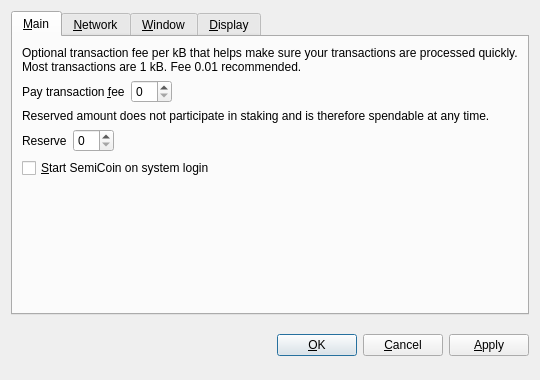
<?xml version="1.0" encoding="UTF-8"?>
<ui version="4.0">
 <class>OptionsDialog</class>
 <widget class="QDialog" name="OptionsDialog">
  <property name="geometry">
   <rect>
    <x>0</x>
    <y>0</y>
    <width>540</width>
    <height>380</height>
   </rect>
  </property>
  <property name="windowTitle">
   <string>Options</string>
  </property>
  <property name="modal">
   <bool>true</bool>
  </property>
  <layout class="QVBoxLayout" name="verticalLayout">
   <item>
    <widget class="QTabWidget" name="tabWidget">
     <property name="tabPosition">
      <enum>QTabWidget::North</enum>
     </property>
     <property name="currentIndex">
      <number>0</number>
     </property>
     <widget class="QWidget" name="tabMain">
      <attribute name="title">
       <string>&amp;Main</string>
      </attribute>
      <layout class="QVBoxLayout" name="verticalLayout_Main">
       <item>
        <widget class="QLabel" name="transactionFeeInfoLabel">
         <property name="text">
          <string>Optional transaction fee per kB that helps make sure your transactions are processed quickly. Most transactions are 1 kB. Fee 0.01 recommended.</string>
         </property>
         <property name="textFormat">
          <enum>Qt::PlainText</enum>
         </property>
         <property name="wordWrap">
          <bool>true</bool>
         </property>
        </widget>
       </item>
       <item>
        <layout class="QHBoxLayout" name="horizontalLayoutFee">
         <item>
          <widget class="QLabel" name="transactionFeeLabel">
           <property name="text">
            <string>Pay transaction &amp;fee</string>
           </property>
           <property name="textFormat">
            <enum>Qt::PlainText</enum>
           </property>
           <property name="buddy">
            <cstring>transactionFee</cstring>
           </property>
          </widget>
         </item>
         <item>
          <widget class="BitcoinAmountField" name="transactionFee"/>
         </item>
         <item>
          <spacer name="horizontalSpacerFee">
           <property name="orientation">
            <enum>Qt::Horizontal</enum>
           </property>
           <property name="sizeHint" stdset="0">
            <size>
             <width>40</width>
             <height>20</height>
            </size>
           </property>
          </spacer>
         </item>
        </layout>
       </item>
       <item>
        <widget class="QLabel" name="reserveBalanceInfoLabel">
         <property name="text">
          <string>Reserved amount does not participate in staking and is therefore spendable at any time.</string>
         </property>
         <property name="textFormat">
          <enum>Qt::PlainText</enum>
         </property>
         <property name="wordWrap">
          <bool>true</bool>
         </property>
        </widget>
       </item>
       <item>
        <layout class="QHBoxLayout" name="horizontalLayoutReserveBalance">
         <item>
          <widget class="QLabel" name="reserveBalanceLabel">
           <property name="text">
            <string>Reserve</string>
           </property>
           <property name="textFormat">
            <enum>Qt::PlainText</enum>
           </property>
           <property name="buddy">
            <cstring>reserveBalance</cstring>
           </property>
          </widget>
         </item>
         <item>
          <widget class="BitcoinAmountField" name="reserveBalance"/>
         </item>
         <item>
          <spacer name="horizontalSpacerReserveBalance">
           <property name="orientation">
            <enum>Qt::Horizontal</enum>
           </property>
           <property name="sizeHint" stdset="0">
            <size>
             <width>40</width>
             <height>20</height>
            </size>
           </property>
          </spacer>
         </item>
        </layout>
       </item>
       <item>
        <widget class="QCheckBox" name="bitcoinAtStartup">
         <property name="toolTip">
          <string>Automatically start SemiCoin after logging in to the system.</string>
         </property>
         <property name="text">
          <string>&amp;Start SemiCoin on system login</string>
         </property>
        </widget>
       </item>
       <item>
        <spacer name="verticalSpacer_Main">
         <property name="orientation">
          <enum>Qt::Vertical</enum>
         </property>
         <property name="sizeHint" stdset="0">
          <size>
           <width>20</width>
           <height>40</height>
          </size>
         </property>
        </spacer>
       </item>
      </layout>
     </widget>
     <widget class="QWidget" name="tabNetwork">
      <attribute name="title">
       <string>&amp;Network</string>
      </attribute>
      <layout class="QVBoxLayout" name="verticalLayout_Network">
       <item>
        <widget class="QCheckBox" name="mapPortUpnp">
         <property name="toolTip">
          <string>Automatically open the SemiCoin client port on the router. This only works when your router supports UPnP and it is enabled.</string>
         </property>
         <property name="text">
          <string>Map port using &amp;UPnP</string>
         </property>
        </widget>
       </item>
       <item>
        <widget class="QCheckBox" name="connectSocks">
         <property name="toolTip">
          <string>Connect to the SemiCoin network through a SOCKS proxy (e.g. when connecting through Tor).</string>
         </property>
         <property name="text">
          <string>&amp;Connect through SOCKS proxy:</string>
         </property>
        </widget>
       </item>
       <item>
        <layout class="QHBoxLayout" name="horizontalLayout_Network">
         <item>
          <widget class="QLabel" name="proxyIpLabel">
           <property name="text">
            <string>Proxy &amp;IP:</string>
           </property>
           <property name="textFormat">
            <enum>Qt::PlainText</enum>
           </property>
           <property name="buddy">
            <cstring>proxyIp</cstring>
           </property>
          </widget>
         </item>
         <item>
          <widget class="QValidatedLineEdit" name="proxyIp">
           <property name="maximumSize">
            <size>
             <width>140</width>
             <height>16777215</height>
            </size>
           </property>
           <property name="toolTip">
            <string>IP address of the proxy (e.g. 127.0.0.1)</string>
           </property>
          </widget>
         </item>
         <item>
          <widget class="QLabel" name="proxyPortLabel">
           <property name="text">
            <string>&amp;Port:</string>
           </property>
           <property name="textFormat">
            <enum>Qt::PlainText</enum>
           </property>
           <property name="buddy">
            <cstring>proxyPort</cstring>
           </property>
          </widget>
         </item>
         <item>
          <widget class="QLineEdit" name="proxyPort">
           <property name="maximumSize">
            <size>
             <width>55</width>
             <height>16777215</height>
            </size>
           </property>
           <property name="toolTip">
            <string>Port of the proxy (e.g. 9050)</string>
           </property>
          </widget>
         </item>
         <item>
          <widget class="QLabel" name="socksVersionLabel">
           <property name="text">
            <string>SOCKS &amp;Version:</string>
           </property>
           <property name="textFormat">
            <enum>Qt::PlainText</enum>
           </property>
           <property name="buddy">
            <cstring>socksVersion</cstring>
           </property>
          </widget>
         </item>
         <item>
          <widget class="QValueComboBox" name="socksVersion">
           <property name="toolTip">
            <string>SOCKS version of the proxy (e.g. 5)</string>
           </property>
          </widget>
         </item>
         <item>
          <spacer name="horizontalSpacer_Network">
           <property name="orientation">
            <enum>Qt::Horizontal</enum>
           </property>
           <property name="sizeHint" stdset="0">
            <size>
             <width>40</width>
             <height>20</height>
            </size>
           </property>
          </spacer>
         </item>
        </layout>
       </item>
       <item>
        <spacer name="verticalSpacer_Network">
         <property name="orientation">
          <enum>Qt::Vertical</enum>
         </property>
         <property name="sizeHint" stdset="0">
          <size>
           <width>20</width>
           <height>40</height>
          </size>
         </property>
        </spacer>
       </item>
      </layout>
     </widget>
     <widget class="QWidget" name="tabWindow">
      <attribute name="title">
       <string>&amp;Window</string>
      </attribute>
      <layout class="QVBoxLayout" name="verticalLayout_Window">
       <item>
        <widget class="QCheckBox" name="minimizeToTray">
         <property name="toolTip">
          <string>Show only a tray icon after minimizing the window.</string>
         </property>
         <property name="text">
          <string>&amp;Minimize to the tray instead of the taskbar</string>
         </property>
        </widget>
       </item>
       <item>
        <widget class="QCheckBox" name="minimizeOnClose">
         <property name="toolTip">
          <string>Minimize instead of exit the application when the window is closed. When this option is enabled, the application will be closed only after selecting Quit in the menu.</string>
         </property>
         <property name="text">
          <string>M&amp;inimize on close</string>
         </property>
        </widget>
       </item>
       <item>
        <spacer name="verticalSpacer_Window">
         <property name="orientation">
          <enum>Qt::Vertical</enum>
         </property>
         <property name="sizeHint" stdset="0">
          <size>
           <width>20</width>
           <height>40</height>
          </size>
         </property>
        </spacer>
       </item>
      </layout>
     </widget>
     <widget class="QWidget" name="tabDisplay">
      <attribute name="title">
       <string>&amp;Display</string>
      </attribute>
      <layout class="QVBoxLayout" name="verticalLayout_Display">
       <item>
        <layout class="QHBoxLayout" name="horizontalLayout_1_Display">
         <item>
          <widget class="QLabel" name="langLabel">
           <property name="text">
            <string>User Interface &amp;language:</string>
           </property>
           <property name="textFormat">
            <enum>Qt::PlainText</enum>
           </property>
           <property name="buddy">
            <cstring>lang</cstring>
           </property>
          </widget>
         </item>
         <item>
          <widget class="QValueComboBox" name="lang">
           <property name="toolTip">
            <string>The user interface language can be set here. This setting will take effect after restarting SemiCoin.</string>
           </property>
          </widget>
         </item>
        </layout>
       </item>
       <item>
        <layout class="QHBoxLayout" name="horizontalLayout_2_Display">
         <item>
          <widget class="QLabel" name="unitLabel">
           <property name="text">
            <string>&amp;Unit to show amounts in:</string>
           </property>
           <property name="textFormat">
            <enum>Qt::PlainText</enum>
           </property>
           <property name="buddy">
            <cstring>unit</cstring>
           </property>
          </widget>
         </item>
         <item>
          <widget class="QValueComboBox" name="unit">
           <property name="toolTip">
            <string>Choose the default subdivision unit to show in the interface and when sending coins.</string>
           </property>
          </widget>
         </item>
        </layout>
       </item>
       <item>
        <widget class="QCheckBox" name="displayAddresses">
         <property name="toolTip">
          <string>Whether to show SemiCoin addresses in the transaction list or not.</string>
         </property>
         <property name="text">
          <string>&amp;Display addresses in transaction list</string>
         </property>
        </widget>
       </item>
       <item>
        <widget class="QCheckBox" name="coinControlFeatures">
         <property name="toolTip">
          <string>Whether to show coin control features or not.</string>
         </property>
         <property name="text">
          <string>Display coin &amp;control features (experts only!)</string>
         </property>
        </widget>
       </item>
       <item>
        <spacer name="verticalSpacer_Display">
         <property name="orientation">
          <enum>Qt::Vertical</enum>
         </property>
         <property name="sizeHint" stdset="0">
          <size>
           <width>20</width>
           <height>40</height>
          </size>
         </property>
        </spacer>
       </item>
      </layout>
     </widget>
    </widget>
   </item>
   <item>
    <layout class="QHBoxLayout" name="horizontalLayout_Buttons">
     <item>
      <spacer name="horizontalSpacer_1">
       <property name="orientation">
        <enum>Qt::Horizontal</enum>
       </property>
       <property name="sizeHint" stdset="0">
        <size>
         <width>40</width>
         <height>48</height>
        </size>
       </property>
      </spacer>
     </item>
     <item>
      <widget class="QLabel" name="statusLabel">
       <property name="font">
        <font>
         <weight>75</weight>
         <bold>true</bold>
        </font>
       </property>
       <property name="text">
        <string/>
       </property>
       <property name="textFormat">
        <enum>Qt::PlainText</enum>
       </property>
       <property name="wordWrap">
        <bool>true</bool>
       </property>
      </widget>
     </item>
     <item>
      <spacer name="horizontalSpacer_2">
       <property name="orientation">
        <enum>Qt::Horizontal</enum>
       </property>
       <property name="sizeHint" stdset="0">
        <size>
         <width>40</width>
         <height>48</height>
        </size>
       </property>
      </spacer>
     </item>
     <item>
      <widget class="QPushButton" name="okButton">
       <property name="text">
        <string>&amp;OK</string>
       </property>
      </widget>
     </item>
     <item>
      <widget class="QPushButton" name="cancelButton">
       <property name="text">
        <string>&amp;Cancel</string>
       </property>
       <property name="autoDefault">
        <bool>false</bool>
       </property>
      </widget>
     </item>
     <item>
      <widget class="QPushButton" name="applyButton">
       <property name="text">
        <string>&amp;Apply</string>
       </property>
       <property name="autoDefault">
        <bool>false</bool>
       </property>
      </widget>
     </item>
    </layout>
   </item>
  </layout>
 </widget>
 <customwidgets>
  <customwidget>
   <class>BitcoinAmountField</class>
   <extends>QSpinBox</extends>
   <header>bitcoinamountfield.h</header>
  </customwidget>
  <customwidget>
   <class>QValueComboBox</class>
   <extends>QComboBox</extends>
   <header>qvaluecombobox.h</header>
  </customwidget>
  <customwidget>
   <class>QValidatedLineEdit</class>
   <extends>QLineEdit</extends>
   <header>qvalidatedlineedit.h</header>
  </customwidget>
 </customwidgets>
 <resources/>
 <connections/>
</ui>
